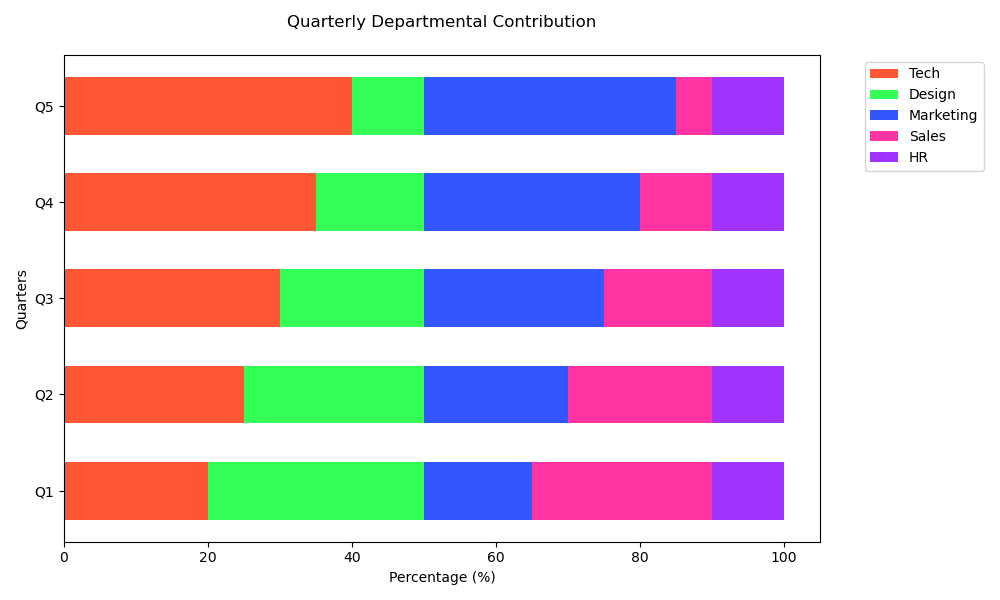

Generate this figure with Python:

import matplotlib.pyplot as plt
import numpy as np

# Data
categories = ['Q1', 'Q2', 'Q3', 'Q4', 'Q5']
tech = [20, 25, 30, 35, 40]
design = [30, 25, 20, 15, 10]
marketing = [15, 20, 25, 30, 35]
sales = [25, 20, 15, 10, 5]
hr = [10, 10, 10, 10, 10]

# Stack data
data = np.array([tech, design, marketing, sales, hr])
data_cum = data.cumsum(axis=0)

# Color scheme
colors = ['#FF5733', '#33FF57', '#3357FF', '#FF33A1', '#A133FF']

# Plot
fig, ax = plt.subplots(figsize=(10, 6))

categories = np.array(categories)
bar_width = 0.6

for i, color in enumerate(colors):
    heights = data[i]
    starts = data_cum[i] - heights
    ax.barh(categories, heights, left=starts, height=bar_width, color=color)

# Add title and labels
ax.set_title('Quarterly Departmental Contribution', pad=20)
ax.set_xlabel('Percentage (%)')
ax.set_ylabel('Quarters')

# Add legend
ax.legend(['Tech', 'Design', 'Marketing', 'Sales', 'HR'], bbox_to_anchor=(1.05, 1), loc='upper left')

# Show plot
plt.tight_layout()
plt.show()
